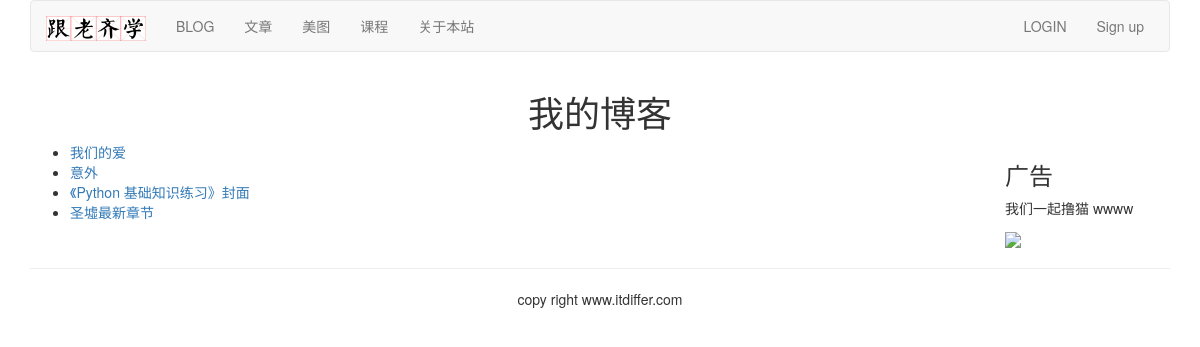
Screenshot of /blog/ with the database file from the repository.
### blog/models.py (models this page shows, shortened)
class BlogArticles(models.Model): #注意基类
    title = models.CharField(max_length=300)
    author = models.ForeignKey(User, on_delete=models.CASCADE)
    body = models.TextField()
    publish = models.DateTimeField(default=timezone.now)
    class Meta:
        ordering = ("-publish",)

### blog/views.py (the view)
# urls.py: path('', views.blog_title, name='blog_title'),
def blog_title(request):
    blogs=BlogArticles.objects.all()
    return render(request,"blog/titles.html",{"blogs":blogs})

### templates/blog/titles.html (shortened to what this page needs)
{%extends "base.html"%}
{%block content%}
<div class="row text-center vertical-middle-sm">
    <h1>我的博客</h1>
</div>
<div class="row">
     <div class="col-xs-8 col-md-8">
        <ul>
            {%for blog in blogs%}
                <li><a href="{{blog.id}}">{{blog.title}}</a></li>
            {%endfor%}
        </ul>
    </div>
    <div class="col-xs-4 col-md-2 col-md-offset-2">
     <h3>广告</h3>
      <p>我们一起撸猫 wwww</p>
      <img width="200px" src="http://placekitten.com/g/300/300">
    </div>
</div>
{%endblock%}

### rows the page displays
BlogArticles: title "我们的爱"
BlogArticles: title "意外"
BlogArticles: title "《Python 基础知识练习》封面"
BlogArticles: title "圣墟最新章节"
